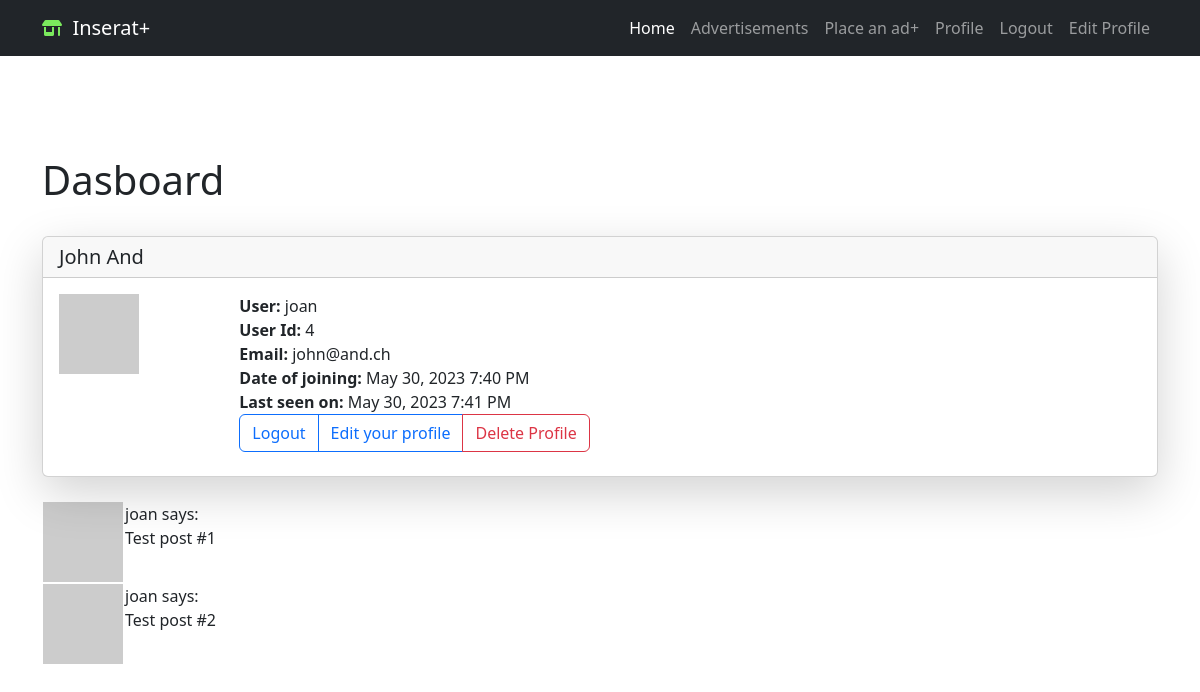
The page /user/joan (signed in) on the database its author committed.
### app/models/login.py (models this page shows, shortened)
class User(db.Model, UserMixin):
    id = db.Column(db.Integer, primary_key=True)
    first_name = db.Column(db.String(50), nullable=False)
    last_name = db.Column(db.String(50), nullable=False)
    username = db.Column(db.String(20), unique=True, nullable=False)
    email = db.Column(db.String(120), unique=True, nullable=False)
    password_hash = db.Column(db.String(128), nullable=False)
    user_adedd = db.Column(db.DateTime, default=datetime.utcnow)
    last_seen = db.Column(db.DateTime, default=datetime.utcnow)
    is_admin = db.Column(db.Boolean, default=False)
    is_blocked = db.Column(db.Boolean, default=False)  # registered users can be blocked from logging in
    advertisements = db.relationship('Advertisement', backref='user', lazy=True)
    def avatar(self, size):
        digest = md5(self.email.lower().encode('utf-8')).hexdigest()
        return 'https://www.gravatar.com/avatar/{}?d=identicon&s={}'.format(
            digest, size
            )

### app/routes.py (the view)
@app.route('/user/<username>')
@login_required
def user(username):
    user = User.query.filter_by(username=username).first_or_404()
    posts = [
        {'author': user, 'body': 'Test post #1'},
        {'author': user, 'body': 'Test post #2'}
    ]
    return render_template('user.html', user=user, posts=posts)

### app/models/controlpanel.py (called while the page is built)
@app.context_processor
def security_context_processor():
    return dict(
        admin_base_template=admin.base_template,
        admin_view=admin.index_view,
        h=admin_helpers,
        get_url=url_for
    )

### app/models/login.py (called while the page is built)
@login.user_loader
def load_user(id):
    return User.query.get(int(id))

### app/routes.py (called while the page is built)
@app.before_request
def before_request():
    if current_user.is_authenticated:
        formatted_time = datetime.utcnow().strftime("%d-%b-%Y %H:%M:%S")
        current_user.last_seen = datetime.strptime(formatted_time, "%d-%b-%Y %H:%M:%S")
        db.session.commit()

### app/templates/user.html (shortened to what this page needs)
{% extends "base.html" %}
{% block content %}
<div class="container custom-container ">
  <h1>Dasboard</h1><br/>
  <div class="card shadow-lg">
    <h5 class="card-header">
      {{ user.first_name }}  {{ user.last_name }}</h5>
    <div class="card-body">
      <div class="card-title">
        <div class="row  g-0">
          <div class="col-sm-2 ">
            <img src="{{ user.avatar(128) }}">
          </div>
               <div class="col-sm-5">
                <strong>User:</strong>
                {{ user.username }}<br/>
                <strong>User Id:</strong>
                {{ user.id }}<br/>
                <strong>Email:</strong>
                {{ user.email }}<br/>
                {% if user.user_adedd %}
                <strong>Date of joining:</strong>
                {{ moment(user.user_adedd).format('LLL') }}<br/>
                {% endif %}
                {% if user.last_seen %}
                <strong>Last seen on:</strong>
                {{ moment(user.last_seen).format('LLL') }}<br/>
                {% endif %}
                <form action="{{ url_for('delete_profile') }}" method="POST" onsubmit="return confirm('Are you sure you want to delete your profile?');">
                  <div class="btn-group" role="group" aria-label="Basic outlined example">
                    <a href="{{ url_for('logout') }}" class="btn btn-outline-primary" role="button">Logout</a>
                    <a href="{{ url_for('edit_profile') }}" class="btn btn-outline-primary" role="button">Edit your profile</a>
                    <button type="submit" class="btn btn-outline-danger">Delete Profile</button>
                </form>
                </div>
             </div>
        </div>
      </div>
    </div>
  </div>
<br>
  {% if current_user.is_admin %}
  {% else %}
          <div class="container">
          {% for post in posts %}
              {% include 'includes/_post.html' %}
          {% endfor %}
  {% endif %}
</div>
{% endblock %}

### app/templates/includes/_post.html
{% block content %}
  <table>
    <tr valign="top">
        <td><img src="{{ post.author.avatar(36) }}"></td>
        <td>{{ post.author.username }} says:<br>{{ post.body }}</td>
    </tr>
</table>
{% endblock %}

### app/templates/user.html (style rules this page uses)
.custom-container { margin-top: 50px; }

### rows shown on the page
User: first_name "John", last_name "And", username "joan", id "4", email "john@and.ch", user_adedd "May 30, 2023 7:40 PM", last_seen "May 30, 2023 7:41 PM", author.username "joan" "joan"

### other values the page prints
{{ post.body }} "Test post #1" "Test post #2"
